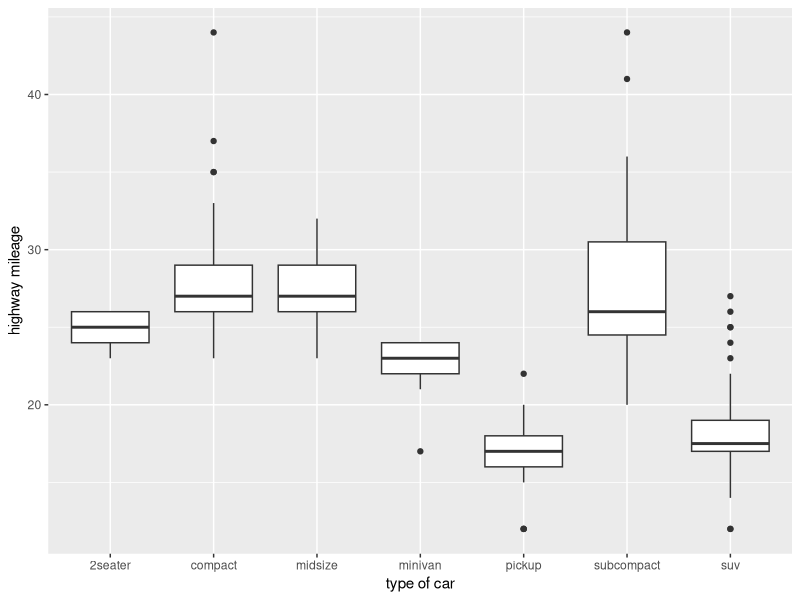
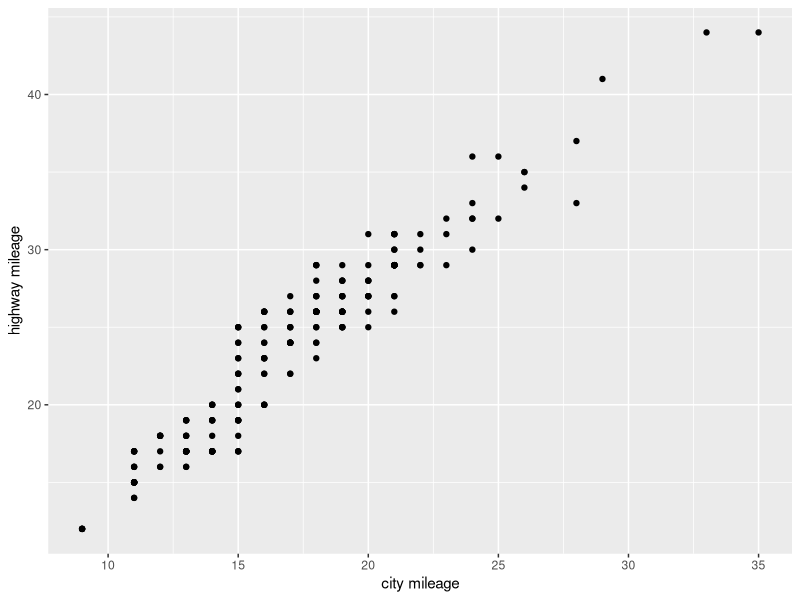
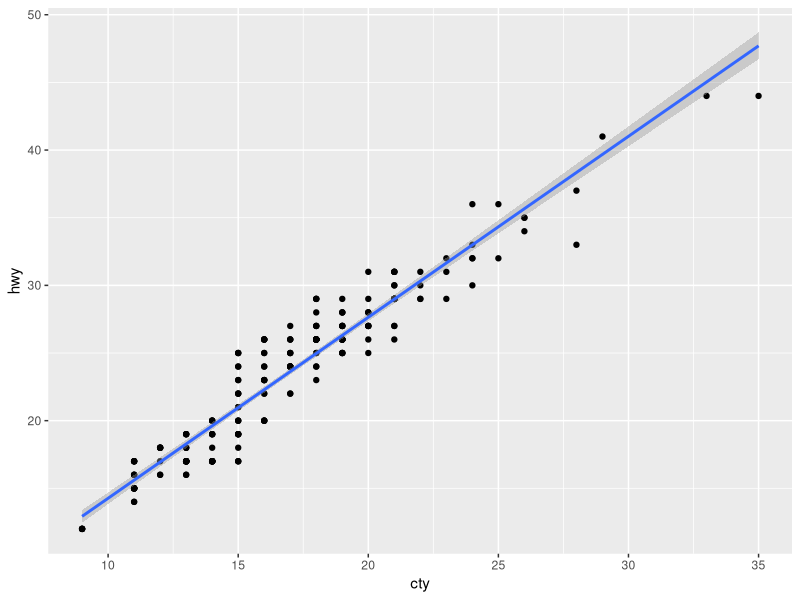
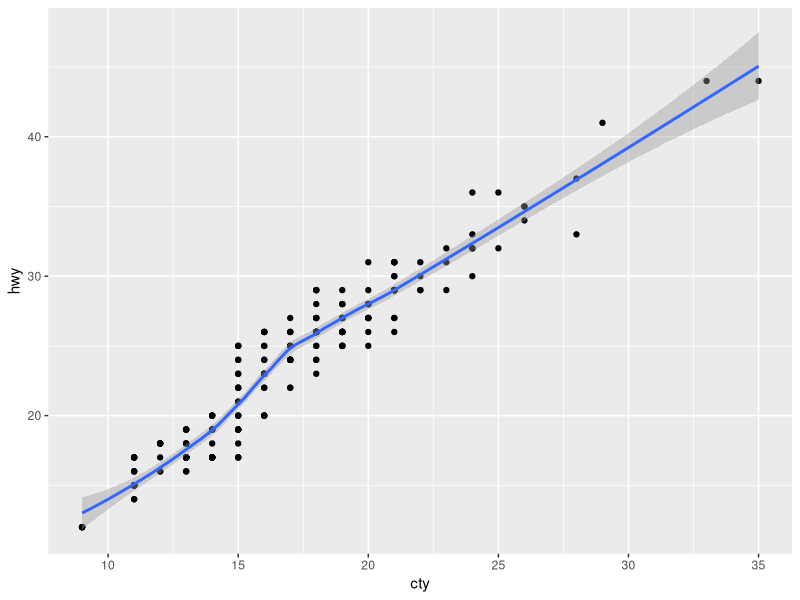
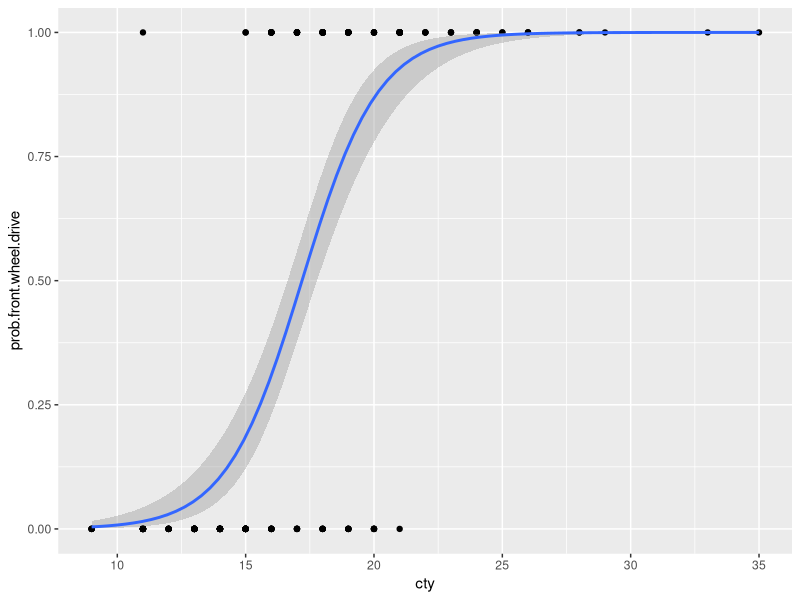

Source code (R) for these figures, in order:
## ---- chunk 1
library(tidyverse)
## ---- chunk 2
d209 <- read.csv("epr_209.csv")
str(d209)
## ---- chunk 3
d209 <- d209 %>%
  mutate(
    epc = ifelse(pairtype=="extra", 1, 0)
  )
str(d209)
## ---- chunk 4
glimpse(mpg)
## ---- chunk 5
#| label: bp1
#| fig.cap: "Box-and-whisker plot of highway mileage (hwy) vs. car type (class), with explicit labels. A boxplot shows the distribution of data, by groups."
ggplot(mpg, aes(x = class, y = hwy)) + geom_boxplot() + 
  labs(x="type of car", y="highway mileage")
## ---- chunk 6
#| label: sp1
#| fig.cap: "Scatterplot of highway mileage vs. city mileage (miles per gal)."
ggplot(mpg, aes(x=cty, y=hwy)) + geom_point() + 
  labs(x="city mileage", y="highway mileage")
## ---- chunk 7
#| label: splm
#| fig.cap: "Scatterplot with a fitted straight line, fitting a linear model."
ggplot(mpg, aes(x=cty, y=hwy)) + geom_point() + geom_smooth(method="lm")
## ---- chunk 8
#| label: sploess
#| fig.cap: "Scatterplot with a flexibly fitted line, using local polynomial regression fitting."
## for a scatterplot with a fitted curved line 
ggplot(mpg, aes(x=cty, y=hwy)) + geom_point() + geom_smooth()
## ---- chunk 9
mpg2 <- mpg %>% 
  mutate(
    prob.front.wheel.drive = ifelse(drv=="f", 1, 0)
  )
## ---- chunk 10
#| label: bp2
#| fig.cap: "Higher mileage cars tend to have front-wheel drive. Graph shows the probability that a car with a particular city mileage is front wheel drive. The curve is the result of a type of generalized linear model (glm) called *logistic regression* which assumes binomial data."
ggplot(mpg2, aes(cty, prob.front.wheel.drive)) + 
  geom_point() + 
  geom_smooth(method="glm", 
              method.args = list(family = "binomial"))
